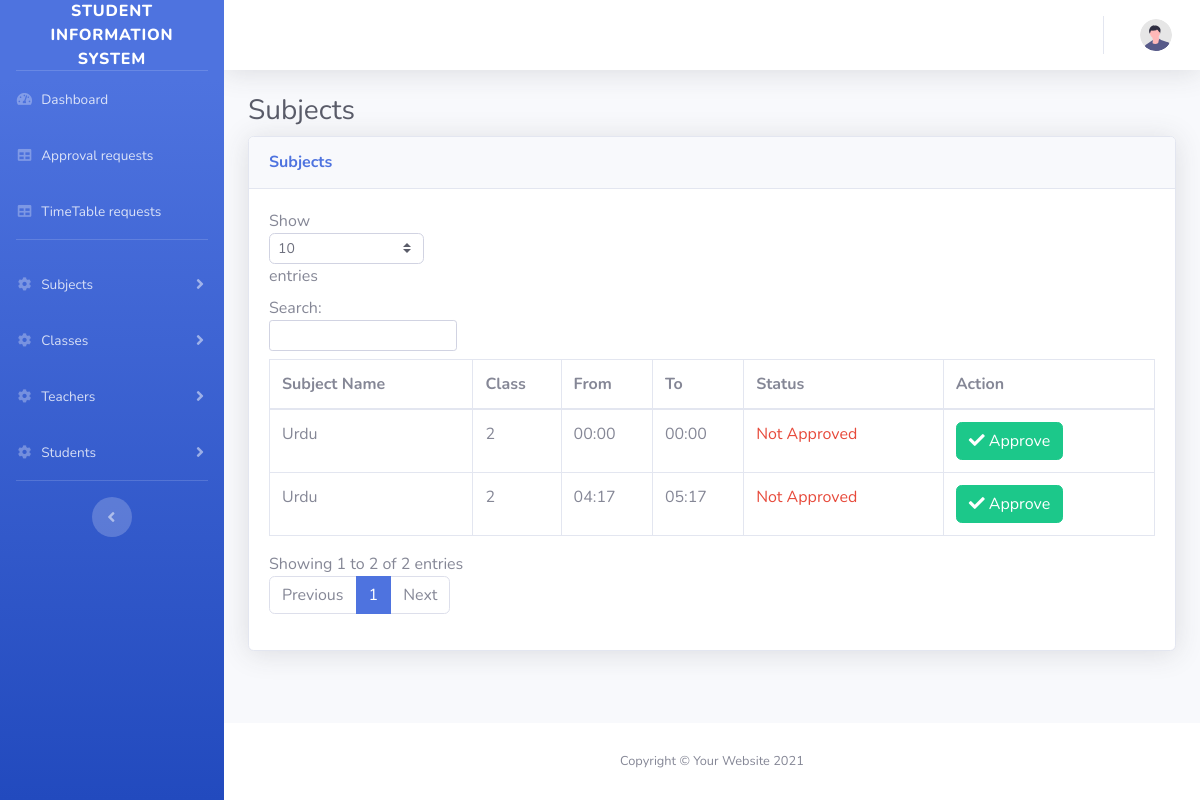
The page /index.php/admin/timetable_requests on the database as committed earlier.
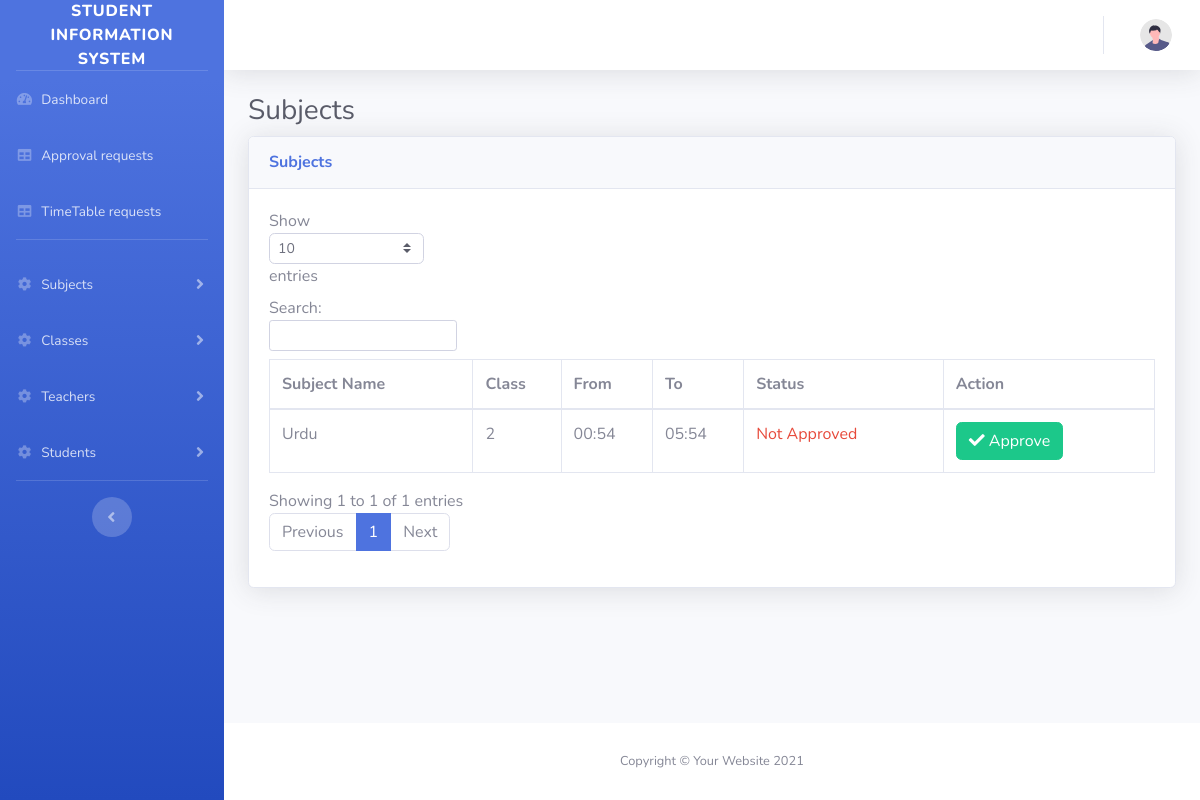
The same page on the database as committed later.
### tables this page shows
CREATE TABLE `timetables` (
  `id` int(11) NOT NULL,
  `teacher_id` int(11) NOT NULL,
  `class_id` int(11) NOT NULL,
  `subject_id` int(11) NOT NULL,
  `time_from` time DEFAULT NULL,
  `time_to` time DEFAULT NULL,
  `status` tinyint(4) NOT NULL COMMENT '0 = not approved, 1 = approved',
  `created_at` timestamp NOT NULL DEFAULT current_timestamp()
);

CREATE TABLE `subjects` (
  `id` int(11) NOT NULL,
  `subject_name` text NOT NULL,
  `class_id` int(11) NOT NULL,
  `subject_code` text NOT NULL,
  `created_at` timestamp NOT NULL DEFAULT current_timestamp()
);

CREATE TABLE `classes` (
  `id` int(11) NOT NULL,
  `class_name` text NOT NULL,
  `created_at` timestamp NOT NULL DEFAULT current_timestamp()
);

### application/controllers/Admin.php (called while the page is built, shortened)
<?php
class Admin extends CI_Controller{
    function __construct(){
        $this->load->helper('common_helper');
        $this->load->model('admin_model');
        $this->load->model('teacher_model');
    }
    public function timetable_requests(){
        $timetable_approval_requests = $this->teacher_model->get_timetables(['status' => NOT_APPROVED]);
        $final_table = [];
        if($timetable_approval_requests){
            foreach($timetable_approval_requests as $k => $v){
                $class = $this->admin_model->get_classes(['id' => $v->class_id]);
                $v->class_detail = $class ? $class[0] : '';
                $subject = $this->admin_model->get_subjects(['id' => $v->subject_id]);
                $v->subject_detail = $subject ? $subject[0] : '';
                $final_table[] = $v;
            }
        }
        $data['timetables'] = $final_table ? $final_table : '';
        $this->load->view('timetables/timetable_requests', $data);
    }
}

### index.php (called while the page is built, shortened)
<?php
require_once BASEPATH.'core/CodeIgniter.php';

### application/helpers/common_helper.php (called while the page is built, shortened)
<?php
function get_user_details(){
    $ci = &get_instance();
    $user = $ci->db->get_where('users',['id' => $ci->session->userdata('user_id')]);
    return $user->num_rows() > 0 ? $user->row() : '';
}

### application/models/Teacher_model.php (called while the page is built, shortened)
<?php
class Teacher_model extends CI_Model{
    public function get_timetables($where = false){
        if($where){
            $this->db->where($where);
        }
        $res = $this->db->get('timetables');
        if($res->num_rows() > 0){
            return $res->result();
        }else{
            return false;
        }
    }
}

### application/models/Admin_model.php (called while the page is built, shortened)
<?php
class Admin_model extends CI_Model{
    function get_subjects($where = false){
        if($where){
            $this->db->where($where);
        }
        $res = $this->db->get('subjects');
        if($res->num_rows() > 0){
            return $res->result();
        }else{
            return false;
        }
    }
    function get_classes($where = false){
        if($where){
            $this->db->where($where);
        }
        $res = $this->db->get('classes');
        if($res->num_rows() > 0){
            return $res->result();
        }else{
            return false;
        }
    }
}

### application/views/timetables/timetable_requests.php (the view, shortened to what this page needs)
<?php
    $this->load->view('inc/header');
    $this->load->view('inc/sidebar');
?>
                    <h1 class="h3 mb-2 text-gray-800">Subjects</h1>
                    <div class="card shadow mb-4">
                        <div class="card-header py-3">
                            <h6 class="m-0 font-weight-bold text-primary">Subjects</h6>
                        </div>
                        <div class="card-body">
                            <div class="table-responsive">
                                <table class="table table-bordered" id="dataTable" width="100%" cellspacing="0">
                                    <thead>
                                        <tr>
                                            <th>Subject Name</th>
                                            <th>Class</th>
                                            <th>From</th>
                                            <th>To</th>
                                            <th>Status</th>
                                            <th>Action</th>
                                        </tr>
                                    </thead>
                                    <tbody>
                                        <?php if($timetables): foreach($timetables as $k => $v): ?>
                                            <tr>
                                                <td><?= $v->class_detail ? $v->subject_detail->subject_name : 'N/A' ?></td>
                                                <td><?= $v->class_detail ? $v->class_detail->class_name : 'N/A' ?></td>
                                                <td><?= date('H:i', strtotime($v->time_from)) ?></td>
                                                <td><?= date('H:i', strtotime($v->time_to)) ?></td>
                                                <td><?= $v->status == APPROVED ? '<span class="text-success">Approved</span>' :'<span class="text-danger">Not Approved</span>'; ?></td>
                                                <td>
                                                    <a class='btn btn-success' href="<?= base_url("admin/approve_timetable/{$v->id}") ?>"><i class="fa fa-check"></i> Approve</a>
                                                </td>
                                            </tr>
                                        <?php endforeach; endif; ?>
                                    </tbody>
                                </table>
                            </div>
                        </div>
                    </div>
<?php
    $this->load->view('inc/footer');

### application/views/inc/header.php (shortened to what this page needs)
<!DOCTYPE html>
<html lang="en">
<head>
    <link href="<?= base_url('assets/vendor/fontawesome-free/css/all.min.css')?>" rel="stylesheet" type="text/css">
    <link href="<?= base_url('assets/css/sb-admin-2.css')?>" rel="stylesheet">
</head>
<body id="page-top">

### application/views/inc/sidebar.php (shortened to what this page needs)
    <?php $user = get_user_details(); ?>
    <div id="wrapper">
        <ul class="navbar-nav bg-gradient-primary sidebar sidebar-dark accordion" id="accordionSidebar">
            <a class="sidebar-brand d-flex align-items-center justify-content-center" href="<?= base_url() ?>">
                <div class="sidebar-brand-text mx-3">Student Information System</div>
            </a>
            <hr class="sidebar-divider my-0">
            <li class="nav-item">
                <a class="nav-link" href="<?= base_url('admin/home') ?>">
                    <i class="fas fa-fw fa-tachometer-alt"></i>
                    <span>Dashboard</span></a>
            </li>
            <?php if($user->role == ADMIN): ?>
            <li class="nav-item">
                <a class="nav-link" href="<?= base_url('admin/approval_requests') ?>">
                    <i class="fas fa-fw fa-table"></i>
                    <span>Approval requests</span></a>
            </li>
            <li class="nav-item">
                <a class="nav-link" href="<?= base_url('admin/timetable_requests') ?>">
                    <i class="fas fa-fw fa-table"></i>
                    <span>TimeTable requests</span></a>
            </li>
            <hr class="sidebar-divider">
            <li class="nav-item">
                <a class="nav-link collapsed" href="#" data-toggle="collapse" data-target="#subjects"
                    aria-expanded="true" aria-controls="subjects">
                    <i class="fas fa-fw fa-cog"></i>
                    <span>Subjects</span>
                </a>
            </li>
            <li class="nav-item">
                <a class="nav-link collapsed" href="#" data-toggle="collapse" data-target="#Classes"
                    aria-expanded="true" aria-controls="Classes">
                    <i class="fas fa-fw fa-cog"></i>
                    <span>Classes</span>
                </a>
            </li>
            <li class="nav-item">
                <a class="nav-link collapsed" href="#" data-toggle="collapse" data-target="#Teachers"
                    aria-expanded="true" aria-controls="Teachers">
                    <i class="fas fa-fw fa-cog"></i>
                    <span>Teachers</span>
                </a>
            </li>
            <li class="nav-item">
                <a class="nav-link collapsed" href="#" data-toggle="collapse" data-target="#Students"
                    aria-expanded="true" aria-controls="Students">
                    <i class="fas fa-fw fa-cog"></i>
                    <span>Students</span>
                </a>
            </li>
            <?php endif; ?>
            <hr class="sidebar-divider d-none d-md-block">
            <div class="text-center d-none d-md-inline">
                <button class="rounded-circle border-0" id="sidebarToggle"></button>
            </div>
        </ul>
        <div id="content-wrapper" class="d-flex flex-column">
            <div id="content">
 <nav class="navbar navbar-expand navbar-light bg-white topbar mb-4 static-top shadow">
<ul class="navbar-nav ml-auto">
    <li class="nav-item dropdown no-arrow">
        <a class="nav-link dropdown-toggle" href="#" id="userDropdown" role="button"
            data-toggle="dropdown" aria-haspopup="true" aria-expanded="false">
            <img class="img-profile rounded-circle"
                src="<?= base_url('assets/img/undraw_profile.svg')?>">
        </a>
    </li>
</ul>
</nav>
<div class="container-fluid">

### application/views/inc/footer.php (shortened to what this page needs)
</div>
            </div>
            <footer class="sticky-footer bg-white">
                <div class="container my-auto">
                    <div class="copyright text-center my-auto">
                        <span>Copyright &copy; Your Website 2021</span>
                    </div>
                </div>
            </footer>
        </div>
    </div>
</body>
</html>

Rows that differ between the two databases and show on the page:
removed timetables: subject.subject_name "Urdu", class.class_name "2", time_from "00:00", time_to "00:00", status "Not Approved"
no longer on this page (row edited): timetables: subject.subject_name "Urdu", class.class_name "2", time_from "04:17", time_to "05:17", status "Not Approved"
added timetables: subject.subject_name "Urdu", class.class_name "2", time_from "00:54", time_to "05:54", status "Not Approved"
Other text that changed with them:
text written by a page script: "Show entries Search: Showing 1 to 2 of 2 entries Previous 1 Next" → "Show entries Search: Showing 1 to 1 of 1 entries Previous 1 Next"
